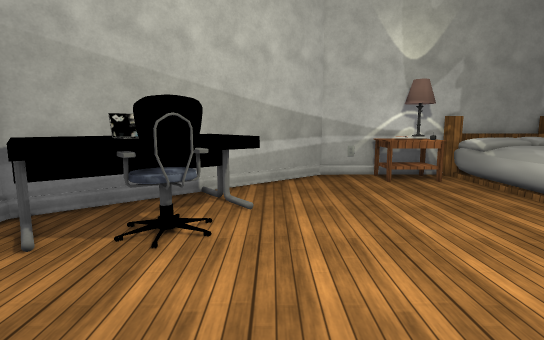
view 1 (above)

14 first-person views from a walk through a scene from a Unity 3-D project. The camera is 1.4 m above the floor, tilts 8° down and sees 80° across. The floor is counted in squares, 0.5 m on a side. Each view is taken from the middle of a square. On the plan, view 1 faces up. The plan holds only what a view shows up to about 20 squares ahead; the rest is blank. The place goes on beyond the plan. Some animated figures are not drawn. Some surface patterns are stand-ins.

view 2
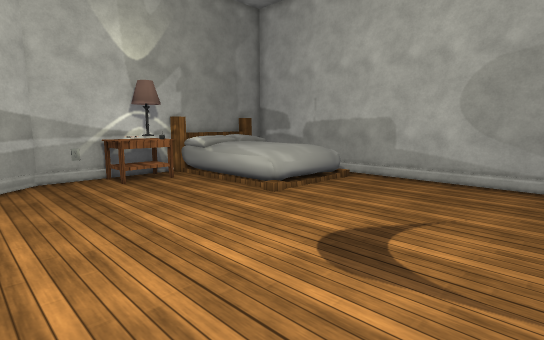

view 3
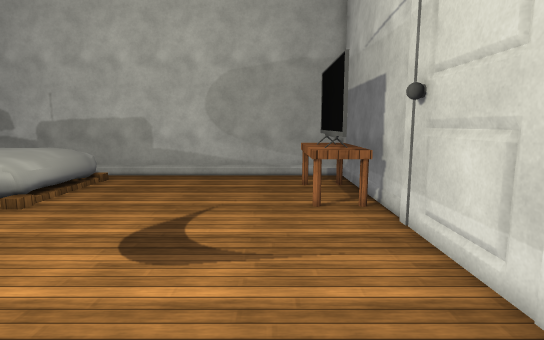

view 4
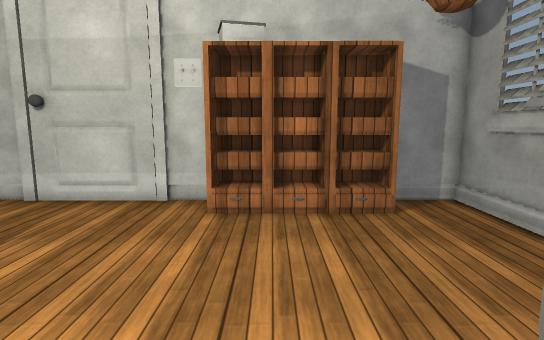

view 5
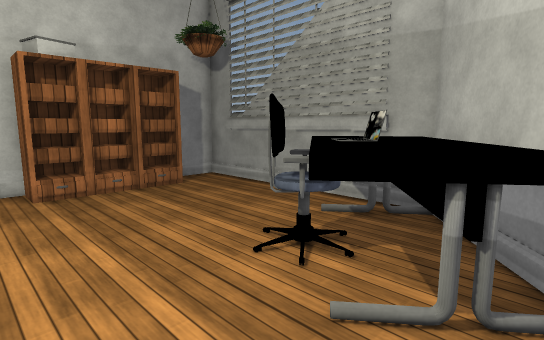

view 6
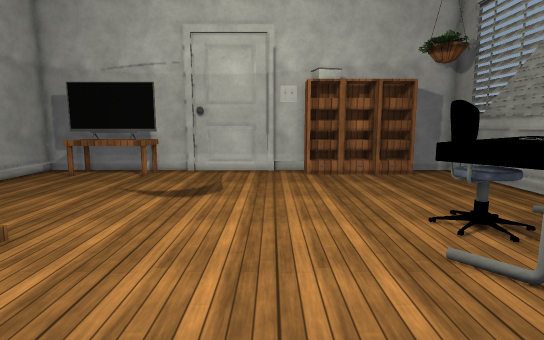

view 7
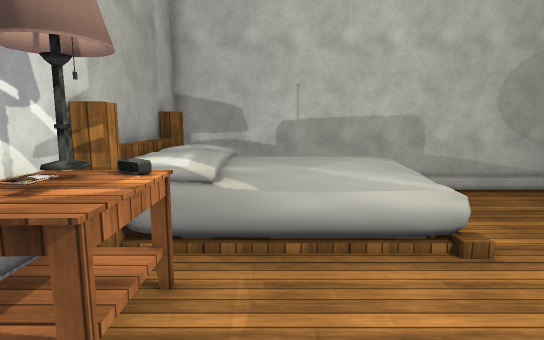

view 8
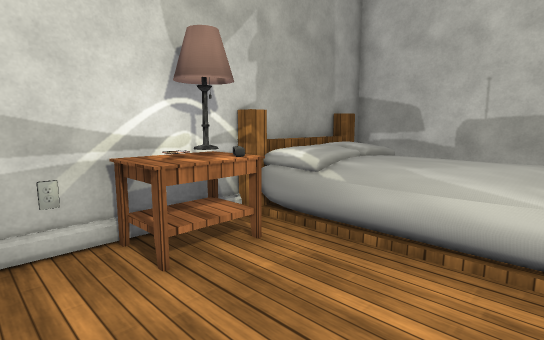

view 9
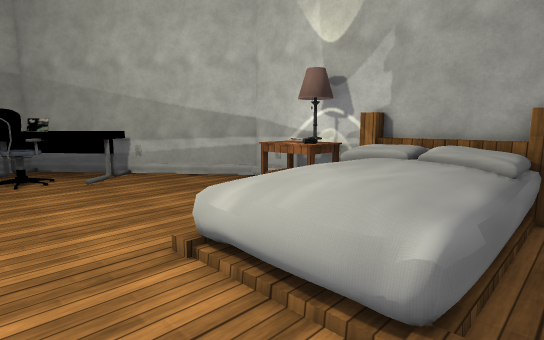

view 10
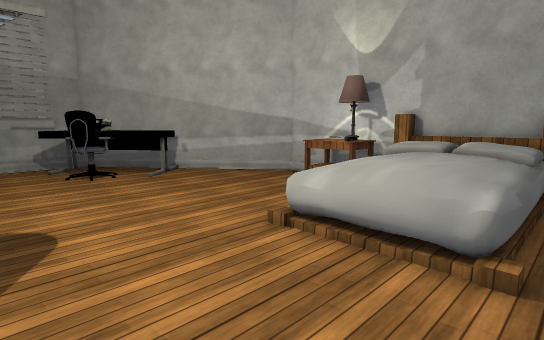

view 11
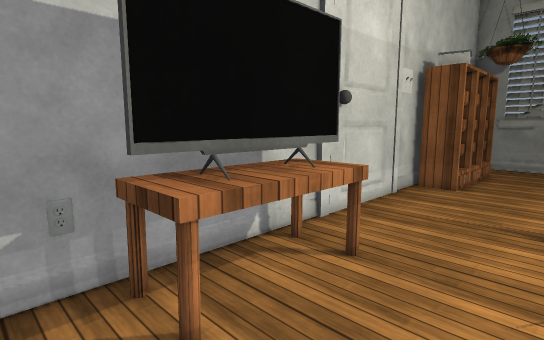

view 12
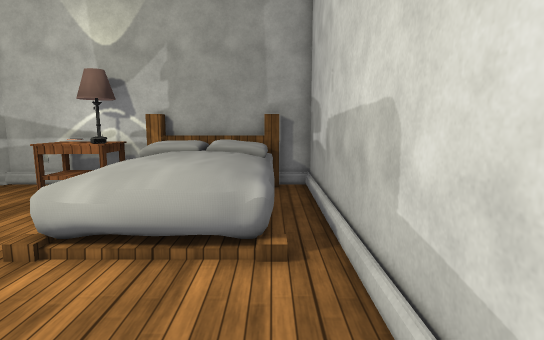

view 13
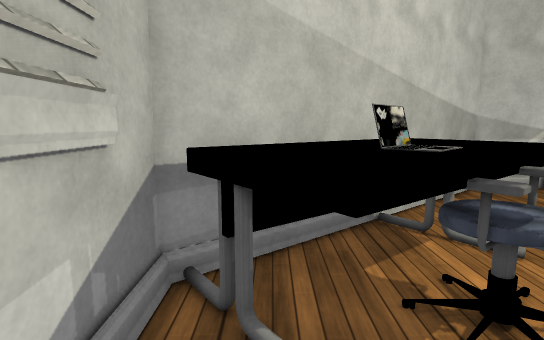

view 14
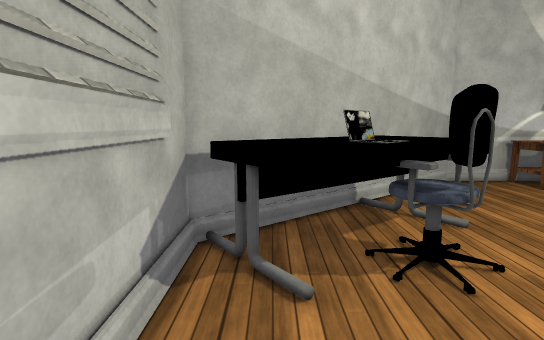

### Floor plan
Key: @ floor where view 1 was taken; # wall or solid block; . main floor; : floor 0.75 m higher than the main floor; ^ raised ledge; L lamp; B bed; T table; C clock; E desk; A laptop; H chair; S shelf; P phone; O other object.
Columns run from 8 left of view 1 to 17 right of it. Each row starts with its distance up from view 1.
 18           ################
 17          ##...PPL.BB BBB.#
 16        ###....TTC.BB  BB.#
 15       ##..........B    B.#
 14      O#...........:    B.#
 13     ##E...........:    B.#
 12    #E EE..........:    B.#
 11  ##E EEE..........:    B.#
 10 ## EAE E..........:    B.#
  9 #EEEAAH..................#
  8 #EE AHH..................#
  7 #.EEEH...................#
  6 #........................#
  5 #........................#
  4 #........................#
  3 #........................#
  2 #........................#
  1 #........................#
  0 #.......@................#
 -1 #..SSSSS#S........^^^^^..#
 -2 #..SSSSS#S........^^^^^..#
 -3 ###    ###################

Positions as (right, up) in squares from view 1, and headings:
1: (0, 0), facing up
2: (0, 0), facing up-right
3: (-1, 1), facing right
4: (-1, 9), facing down
5: (3, 13), facing down-left
6: (3, 17), facing down
7: (3, 14), facing right
8: (3, 10), facing up-right
9: (16, 6), facing up-left
10: (16, 3), facing up-left
11: (16, 3), facing down-left
12: (15, 3), facing up
13: (-6, 4), facing up
14: (-6, 2), facing up
